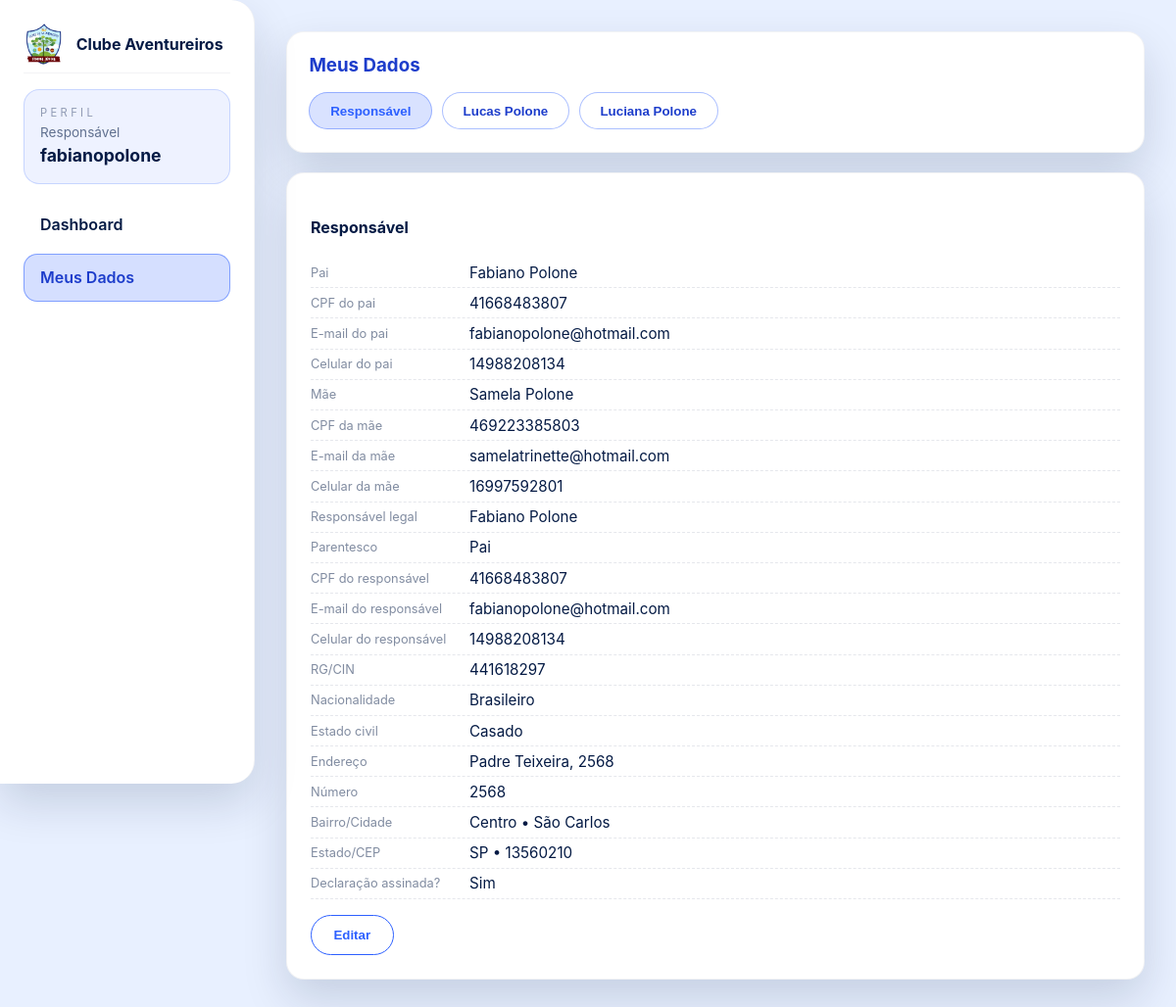
/painel/meus-dados/ (signed in), run on the app's committed database.
### backend/apps/members/models.py (models this page shows, shortened)
class Adventurer(models.Model):
    SEX_CHOICES = [
        ('M', 'Masculino'),
        ('F', 'Feminino'),
        ('O', 'Outro'),
    ]
    CLASS_CHOICES = [
        ('abelhinhas', 'Abelhinhas'),
        ('luminares', 'Luminares'),
        ('edificadores', 'Edificadores'),
        ('maos_ajudadoras', 'Mãos Ajudadoras'),
        ('nenhum', 'Nenhum'),
    ]
    DOCUMENT_CHOICES = [
        ('certidao', 'Certidão de nascimento'),
        ('rg', 'RG'),
        ('cin', 'CIN'),
        ('cpf', 'CPF'),
    ]
    TSHIRT_SIZES = [
        ('02', '02'),
        ('04', '04'),
        ('06', '06'),
        ('08', '08'),
        ('10', '10'),
        ('12', '12'),
        ('PP', 'PP'),
        ('P', 'P'),
        ('M', 'M'),
        ('G', 'G'),
        ('GG', 'GG'),
    ]
    responsible = models.ForeignKey(
        Responsible,
        related_name='adventurers',
        on_delete=models.CASCADE,
    )
    name = models.CharField('Nome', max_length=150)
    sex = models.CharField('Sexo', max_length=2, choices=SEX_CHOICES)
    birth_date = models.DateField('Data de nascimento')
    grade_year = models.CharField('Série', max_length=50)
    school = models.CharField('Colégio', max_length=200)
    bolsa_familia = models.BooleanField('Beneficiário do Bolsa Família', default=False)
    invested_class = models.TextField('Classes investidas', blank=True, default='[]')
    document_type = models.CharField('Documento principal', max_length=20, choices=DOCUMENT_CHOICES)
    certificate_number = models.CharField('Número da certidão', max_length=80, blank=True)
    rg_number = models.CharField('Número do RG', max_length=80, blank=True)
    rg_issuer = models.CharField('Órgão expedidor', max_length=60, blank=True)
    cin_number = models.CharField('Número do CIN', max_length=80, blank=True)
    cpf_number = models.CharField('Número do CPF', max_length=20, blank=True)
    religion = models.CharField('Religião', max_length=80)
    use_responsible_address = models.BooleanField('Usar endereço do responsável', default=True)
    address_line = models.CharField('Endereço', max_length=200, blank=True)
    neighborhood = models.CharField('Bairro', max_length=120, blank=True)
    city = models.CharField('Cidade', max_length=120, blank=True)
    state = models.CharField('Estado', max_length=60, blank=True)
    cep = models.CharField('CEP', max_length=20, blank=True)
    tshirt_size = models.CharField('Tamanho da camiseta', max_length=4, choices=TSHIRT_SIZES)
    photo_data = models.TextField('Foto (base64)', blank=True)
    signature_data = models.TextField('Assinatura', blank=True)
    signature_at = models.DateTimeField(null=True, blank=True)
    created_at = models.DateTimeField(auto_now_add=True)
    updated_at = models.DateTimeField(auto_now=True)
    def data_complete(self):
        doc_check = {
            'certidao': self.certificate_number,
            'rg': self.rg_number and self.rg_issuer,
            'cin': self.cin_number,
            'cpf': self.cpf_number,
        }
        mandatory = [
            self.name,
            self.sex,
            self.birth_date,
            self.grade_year,
            self.school,
            self.religion,
            self.tshirt_size,
            self.document_type,
        ]
        if not all(mandatory):
            return False
        if not doc_check.get(self.document_type):
            return False
        if self.use_responsible_address:
            return self.responsible and all([
                self.responsible.address_line,
                self.responsible.neighborhood,
                self.responsible.city,
                self.responsible.state,
                self.responsible.cep,
            ]) and self.photography_ready()
        photo_and_signature = self.photography_ready()
        address_ready = all([self.address_line, self.neighborhood, self.city, self.state, self.cep])
        return address_ready and photo_and_signature
    def photography_ready(self):
        return bool(self.photo_data and self.signature_data)
    def pending_fields(self):
        missing = []
        if not self.name:
            missing.append('Nome do aventureiro')
        doc_needed = {
            'certidao': self.certificate_number,
            'rg': self.rg_number,
            'cin': self.cin_number,
            'cpf': self.cpf_number,
        }
        if not doc_needed.get(self.document_type):
            missing.append('Documento principal incompleto')
        if not self.photography_ready():
            missing.append('Foto ou assinatura pendente')
        if self.use_responsible_address:
            if not self.responsible or not all([
                    self.responsible.address_line,
                    self.responsible.neighborhood,
                    self.responsible.city,
                    self.responsible.state,
                    self.responsible.cep,
            ]):
                missing.append('Endereço do responsável faltando')
        else:
            if not all([self.address_line, self.neighborhood, self.city, self.state, self.cep]):
                missing.append('Endereço do aventureiro incompleto')
        return missing

class Responsible(models.Model):
    LEGAL_TYPE_CHOICES = [
        ('pai', 'Pai'),
        ('mae', 'Mãe'),
        ('outro', 'Outro'),
    ]
    session_key = models.CharField(max_length=64, db_index=True)
    user = models.OneToOneField(
        settings.AUTH_USER_MODEL,
        on_delete=models.SET_NULL,
        null=True,
        blank=True,
        related_name='responsible_profile',
    )
    father_name = models.CharField('Nome do pai', max_length=150, blank=True)
    father_cpf = models.CharField('CPF do pai', max_length=20, blank=True)
    father_email = models.EmailField('E-mail do pai', blank=True)
    father_phone = models.CharField('Celular do pai', max_length=20, blank=True)
    mother_name = models.CharField('Nome da mãe', max_length=150, blank=True)
    mother_cpf = models.CharField('CPF da mãe', max_length=20, blank=True)
    mother_email = models.EmailField('E-mail da mãe', blank=True)
    mother_phone = models.CharField('Celular da mãe', max_length=20, blank=True)
    legal_type = models.CharField('Responsável legal', max_length=16, choices=LEGAL_TYPE_CHOICES, default='pai')
    legal_name = models.CharField('Nome do responsável legal', max_length=150, blank=True)
    legal_relationship = models.CharField('Grau de parentesco', max_length=80, blank=True)
    legal_cpf = models.CharField('CPF do responsável legal', max_length=20, blank=True)
    legal_email = models.EmailField('E-mail do responsável legal', blank=True)
    legal_phone = models.CharField('Celular do responsável legal', max_length=20, blank=True)
    nationality = models.CharField('Nacionalidade', max_length=80, blank=True)
    marital_status = models.CharField('Estado civil', max_length=80, blank=True)
    rg_or_cin = models.CharField('RG / CIN', max_length=50, blank=True)
    address_line = models.CharField('Endereço', max_length=200, blank=True)
    neighborhood = models.CharField('Bairro', max_length=120, blank=True)
    city = models.CharField('Cidade', max_length=120, blank=True)
    state = models.CharField('Estado (UF)', max_length=60, blank=True)
    cep = models.CharField('CEP', max_length=20, blank=True)
    address_number = models.CharField('Número', max_length=10, blank=True)
    declaration_accepted = models.BooleanField(default=False)
    signature_data = models.TextField(blank=True)
    signature_at = models.DateTimeField(null=True, blank=True)
    created_at = models.DateTimeField(auto_now_add=True)
    updated_at = models.DateTimeField(auto_now=True)
    finalized = models.BooleanField(default=False)
    def is_complete(self):
        required = [
            self.father_name,
            self.father_cpf,
            self.mother_name,
            self.mother_cpf,
            self.legal_name,
            self.legal_cpf,
            self.legal_phone,
            self.address_line,
            self.neighborhood,
            self.city,
            self.state,
            self.cep,
        ]
        return all(required) and self.declaration_accepted and self.signature_data

### backend/ui/views.py (the view, shortened to what this page needs)
# urls.py: path('painel/meus-dados/', painel_meus_dados, name='painel-meus-dados'),
@login_required
def painel_meus_dados(request):
    responsible = get_responsible_for_user(request.user)
    if not responsible:
        messages.info(request, 'Ainda não há dados de responsável vinculados a este usuário.')
        return redirect('cadastro-aventureiro-tipo')
    selected = request.GET.get('selected', 'responsavel')
    selected_person = 'responsavel'
    if selected.startswith('adventurer-'):
        exists = responsible.adventurers.filter(pk=selected.split('-')[-1]).exists()
        if exists:
            selected_person = selected
    context = build_panel_context(responsible)
    context['active_page'] = 'meus_dados'
    context['selected_person'] = selected_person
    return render(request, 'painel/meus_dados.html', context)

### backend/ui/templates/painel/meus_dados.html (shortened to what this page needs)
{% extends 'painel/base.html' %}
{% block content %}
  <section class="panel-section">
    <h3>Meus Dados</h3>
    <div class="panel-selector">
      <button class="selector-btn {% if selected_person == 'responsavel' %}is-active{% endif %}" data-person-trigger="responsavel">
        Responsável
      </button>
      {% for profile in adventurer_profiles %}
        <button class="selector-btn {% if selected_person == profile.key %}is-active{% endif %}" data-person-trigger="{{ profile.key }}">
          {{ profile.adventurer.name }}
        </button>
      {% endfor %}
    </div>
  </section>
  <form method="post" class="panel-card person-panel {% if selected_person == 'responsavel' %}is-visible{% endif %}" data-person-detail="responsavel">
    <h4>Responsável</h4>
    <div class="line">
      <span class="line-label">Pai</span>
      <span class="line-display">{{ responsible.father_name }}</span>
    </div>
    <div class="line">
      <span class="line-label">CPF do pai</span>
      <span class="line-display">{{ responsible.father_cpf }}</span>
    </div>
    <div class="line">
      <span class="line-label">E-mail do pai</span>
      <span class="line-display">{{ responsible.father_email }}</span>
    </div>
    <div class="line">
      <span class="line-label">Celular do pai</span>
      <span class="line-display">{{ responsible.father_phone }}</span>
    </div>
    <div class="line">
      <span class="line-label">Mãe</span>
      <span class="line-display">{{ responsible.mother_name }}</span>
    </div>
    <div class="line">
      <span class="line-label">CPF da mãe</span>
      <span class="line-display">{{ responsible.mother_cpf }}</span>
    </div>
    <div class="line">
      <span class="line-label">E-mail da mãe</span>
      <span class="line-display">{{ responsible.mother_email }}</span>
    </div>
    <div class="line">
      <span class="line-label">Celular da mãe</span>
      <span class="line-display">{{ responsible.mother_phone }}</span>
    </div>
    <div class="line">
      <span class="line-label">Responsável legal</span>
      <span class="line-display">{{ responsible.legal_name }}</span>
    </div>
    <div class="line">
      <span class="line-label">Parentesco</span>
      <span class="line-display">{{ responsible.legal_relationship }}</span>
    </div>
    <div class="line">
      <span class="line-label">CPF do responsável</span>
      <span class="line-display">{{ responsible.legal_cpf }}</span>
    </div>
    <div class="line">
      <span class="line-label">E-mail do responsável</span>
      <span class="line-display">{{ responsible.legal_email }}</span>
    </div>
    <div class="line">
      <span class="line-label">Celular do responsável</span>
      <span class="line-display">{{ responsible.legal_phone }}</span>
    </div>
    <div class="line">
      <span class="line-label">RG/CIN</span>
      <span class="line-display">{{ responsible.rg_or_cin }}</span>
    </div>
    <div class="line">
      <span class="line-label">Nacionalidade</span>
      <span class="line-display">{{ responsible.nationality }}</span>
    </div>
    <div class="line">
      <span class="line-label">Estado civil</span>
      <span class="line-display">{{ responsible.marital_status }}</span>
    </div>
    <div class="line">
      <span class="line-label">Endereço</span>
      <span class="line-display">{{ responsible.address_line }}, {{ responsible.address_number }}</span>
    </div>
    <div class="line">
      <span class="line-label">Número</span>
      <span class="line-display">{{ responsible.address_number }}</span>
    </div>
    <div class="line">
      <span class="line-label">Bairro/Cidade</span>
      <span class="line-display">{{ responsible.neighborhood }} • {{ responsible.city }}</span>
    </div>
    <div class="line">
      <span class="line-label">Estado/CEP</span>
      <span class="line-display">{{ responsible.state }} • {{ responsible.cep }}</span>
    </div>
    <div class="line">
      <span class="line-label">Declaração assinada?</span>
      <span class="line-display">{% if responsible.declaration_accepted %}Sim{% else %}Não{% endif %}</span>
    </div>
    <div class="form-actions">
      <button type="button" class="secondary-btn edit-toggle">Editar</button>
    </div>
  </form>
{% endblock %}

### backend/ui/templates/painel/base.html (shortened to what this page needs)
{% load static %}
<!DOCTYPE html>
<html lang="pt-br">
<head>
  <link rel="stylesheet" href="{% static 'css/panel.css' %}">
</head>
<body>
  <div class="panel-shell">
    <aside class="panel-sidebar">
      <div class="sidebar-logo">
        <img src="{% static 'images/logo.png' %}" alt="Logo Clube">
        <span class="logo-text">Clube Aventureiros</span>
      </div>
      <div class="profile-block">
        <span class="profile-title">Perfil</span>
        <span class="profile-role">Responsável</span>
        <span class="profile-name">{{ request.user.username }}</span>
      </div>
      <nav class="sidebar-menu">
        <a class="menu-item {% if active_page == 'dashboard' %}is-active{% endif %}" href="{% url 'painel-dashboard' %}">
          <span>Dashboard</span>
        </a>
        <a class="menu-item {% if active_page == 'meus_dados' %}is-active{% endif %}" href="{% url 'painel-meus-dados' %}">
          <span>Meus Dados</span>
        </a>
      </nav>
    </aside>
    <section class="panel-content">
      <main class="panel-main">
        {% block content %}{% endblock %}
      </main>
    </section>
  </div>
</body>
</html>

### data on the page
Adventurer: adventurer.name "Lucas Polone"
Adventurer: adventurer.name "Luciana Polone"
Responsible: father_name "Fabiano Polone", father_cpf "41668483807", father_email "fabianopolone@hotmail.com", father_phone "14988208134", mother_name "Samela Polone", mother_cpf "469223385803", mother_email "samelatrinette@hotmail.com", mother_phone "16997592801", legal_name "Fabiano Polone", legal_relationship "Pai", legal_cpf "41668483807", legal_email "fabianopolone@hotmail.com", legal_phone "14988208134", rg_or_cin "441618297", nationality "Brasileiro", marital_status "Casado", address_line "Padre Teixeira", address_number "2568", neighborhood "Centro", city "São Carlos", state "SP", cep "13560210"

### other printed values
{{ request.user.username }} "fabianopolone"
